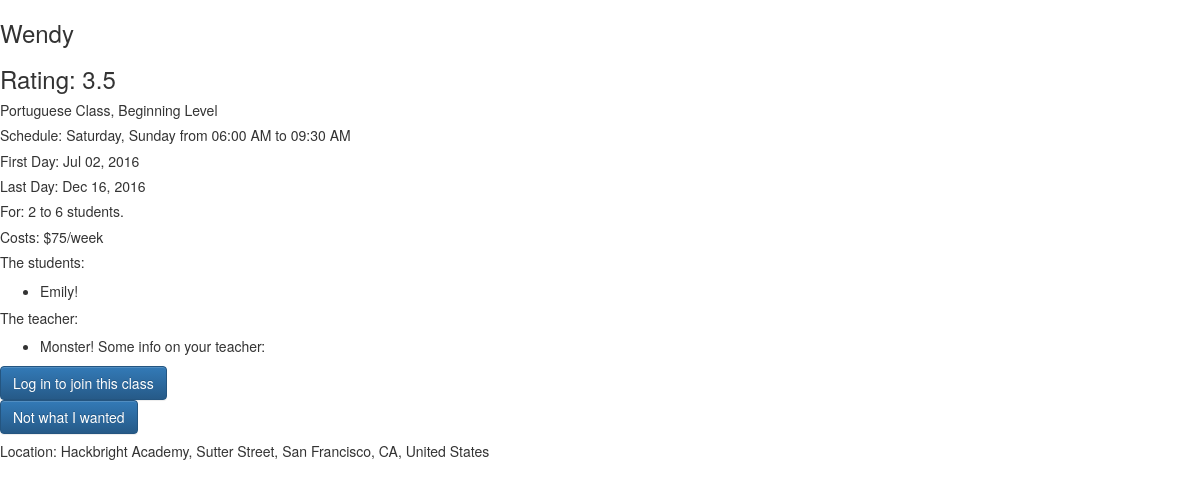
The page /class-info/10 on the database its author committed.
### model.py (models this page shows, shortened)
class Classroom(db.Model):
    __tablename__ = "classes"
    class_id = db.Column(db.Integer, autoincrement=True, primary_key=True)
    class_name = db.Column(db.String(35), nullable=False)
    language = db.Column(db.String(40), nullable=False)
    level = db.Column(db.String, nullable=False)
    cost = db.Column(db.Integer, nullable=True)
    per_time = db.Column(db.String, nullable=False)
    base_price = db.Column(db.Float)
    min_students = db.Column(db.Integer, nullable=False)
    max_students = db.Column(db.Integer, nullable=False)
    address = db.Column(db.String, nullable=True)
    class_days = db.Column(db.String, nullable=False)
    start_date = db.Column(db.DateTime, nullable=False)
    end_date = db.Column(db.DateTime, nullable=True)
    start_time = db.Column(db.DateTime, nullable=False)
    end_time = db.Column(db.DateTime, nullable=False)
    rating = db.Column(db.Integer, nullable=True)
    rating_count = db.Column(db.Integer)
    create_date = db.Column(db.DateTime)
    c_count = db.Column(db.Integer)

class User(db.Model):
    __tablename__ = "users"
    user_id = db.Column(db.Integer, primary_key=True, autoincrement=True)
    username = db.Column(db.String(40), nullable=False)
    email = db.Column(db.String(100), nullable=False)
    password = db.Column(db.String(30), nullable=False)
    fname = db.Column(db.String(60))
    lname = db.Column(db.String(100))
    is_teacher = db.Column(db.Boolean, nullable=False)
    image = db.Column(db.String(150))
    bio = db.Column(db.String(300))

### server.py (the view, shortened to what this page needs)
@app.route('/class-info/<int:url_id>')
def class_info(url_id):
    returned_classes = db.session.query(Classroom).filter(Classroom.class_id==url_id).first()
    all_class = db.session.query(User).join(ClassUser).filter(ClassUser.class_id==url_id).all()
    address=returned_classes.address
    day_join = str(returned_classes.class_days)
    day_join = re.sub('&',', ', day_join)
    days_split = re.sub('days=', '', day_join)
    print "DAYS_SPLIT: ", days_split
    starttime = returned_classes.start_time.strftime("%I:%M %p")
    endtime = returned_classes.end_time.strftime("%I:%M %p")
    startdate = returned_classes.start_date.strftime("%b %d, %Y")
    enddate = returned_classes.end_date.strftime("%b %d, %Y")
    rate_format = returned_classes.rating
    rate_format = "%.1f" % rate_format
    return render_template("class-info.html", returned_classes=returned_classes, url_id=url_id, all_class=all_class,
                                                logged_in=None, starttime=starttime, endtime=endtime, startdate=startdate,
                                                enddate=enddate, days_split=days_split, rate_format=rate_format)

### templates/class-info.html (shortened to what this page needs)
{% extends 'base.html' %}
{% block head %}
  <link rel="stylesheet" type="text/css" src="static/map.css">
{% endblock %}
{% block body %}
  <div>
    <h3>{{ returned_classes.class_name }}</h3>
  </div>
  <div>
    <h3>Rating: {{ rate_format }}</h3>
  </div>
  <div>
    <h5 id="class-info">{{ returned_classes.language }} Class, {{ returned_classes.level }} Level</h5>
  </div>
  <div>
    <h5>Schedule: {{ days_split }} from {{ starttime }} to {{ endtime }}</h5>
  </div>
  <div>
    <h5>First Day: {{ startdate }}</h5>
      {% if returned_classes.end_date == "" %}
      <h5>This class is ongoing</h5>
      {% else %}
      <h5>Last Day: {{ enddate }}</h5>
      {% endif %}
  </div>
  <div>
    <h5>For: {{ returned_classes.min_students }} to {{ returned_classes.max_students }} students.</h5>
  </div>
  <div>
    {% if returned_classes.cost == 0 %}
    <h5>Costs: Free!</h5>
    {% else %}
    <h5>Costs: ${{ returned_classes.cost }}/{{ returned_classes.per_time }}</h5>
    {% endif %}
  </div>
  <div>
    <h5>The students:</h5>
      <ul>
        {% for stu in all_class %}
        {% if stu.is_teacher == 0 %}
        <li>{{ stu.username }}</li>
      {% endif %}
      {% endfor %}
      </ul>
    <h5>The teacher:</h5>
      <ul>
        {% for stu in all_class %}
        {% if stu.is_teacher == 1 %}
        <li>{{ stu.username }} Some info on your teacher: {{ stu.bio }}</li>
        {% endif %}
        {% endfor %}
        </ul>
  </div>
  <div>
    {% if logged_in %}
    {% if returned_classes.c_count - returned_classes.max_students == 0  %}
    <h5>Sorry, this class is full</h5>
    {% else %}
    <form action="/join-class" method="POST" id="join">
      <input type="hidden" name="id-class" id="id-class" value={{ returned_classes.class_id }}>
      <button type="submit" class="btn btn-primary" name="join-it" id="join-it">Join</button>
    </form>
    {% endif %}
    {% else %}
    <form action="/login-visitor" method="GET" id="login">
      <button type="submit" class="btn btn-primary" name="login-visitor">Log in to join this class</button>
    </form>
    {% endif %}
      <a href="/search"><button class="btn btn-primary" name="return-search" id="return-search">Not what I wanted</button></a>
  </div>
  <div>
    <h5>Location: {{ returned_classes.address }} </h5>
  </div>
  <div id="map" style="width: 400px; height: 400px"></div>
{% endblock %}

### static/project.css (style rules this page uses)
#map { height: 50%; width: 50%; }

### rows shown on the page
Classroom: class_name "Wendy", language "Portuguese", level "Beginning", start_date "Jul 02, 2016", end_date "Dec 16, 2016", min_students "2", max_students "6", cost "75", per_time "week", address "Hackbright Academy, Sutter Street, San Francisco, CA, United States"
User: username "Emily!"
User: username "Monster!"

### other values the page prints
{{ rate_format }} "3.5"
{{ days_split }} "Saturday, Sunday"
{{ starttime }} "06:00 AM"
{{ endtime }} "09:30 AM"
